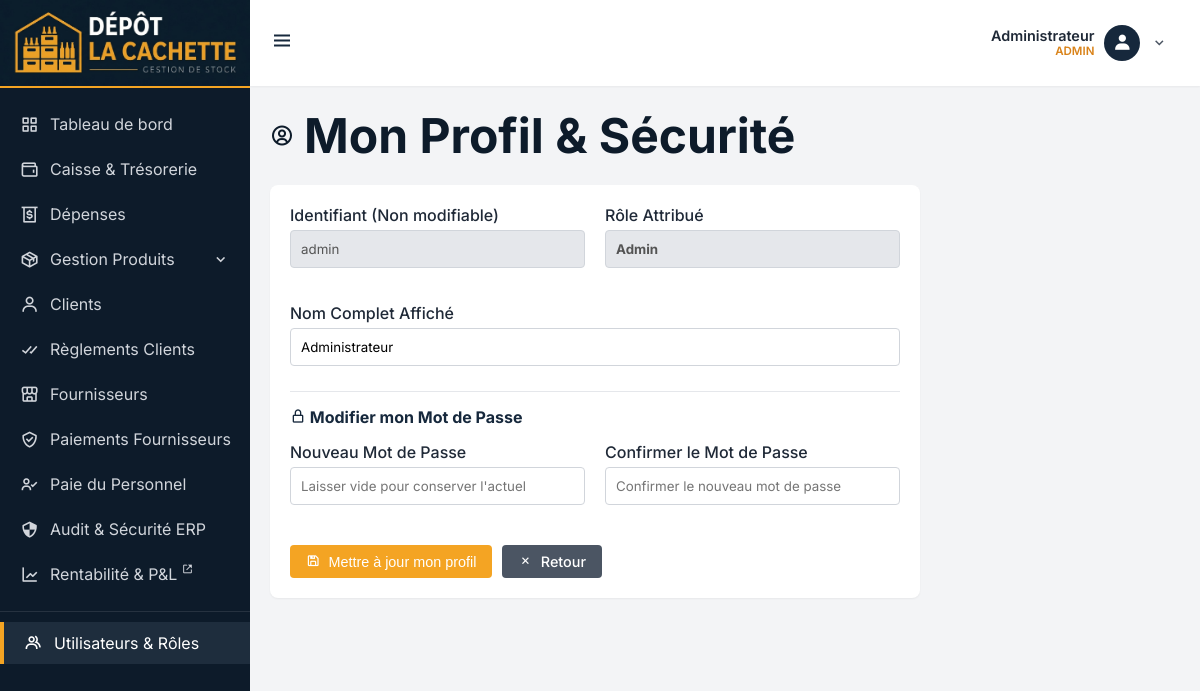
/public/users/profile (signed in), run on the app's committed database.
### tables this page shows
CREATE TABLE `users` (
    `id` INT AUTO_INCREMENT PRIMARY KEY,
    `username` VARCHAR(50) NOT NULL UNIQUE,
    `full_name` VARCHAR(100) DEFAULT NULL,
    `password_hash` VARCHAR(255) NOT NULL,
    `role` ENUM('Admin', 'Caissier', 'Vendeur') NOT NULL DEFAULT 'Vendeur',
    `is_active` TINYINT(1) NOT NULL DEFAULT 1,
    `created_at` TIMESTAMP DEFAULT CURRENT_TIMESTAMP
);

### app/Controllers/UsersController.php (called while the page is built, shortened)
<?php
class UsersController extends Controller {
    private $model;
    public function __construct() { $this->model = new UsersModel(); }
    public function profile() {
        $currentUserId = $_SESSION['user']['id'] ?? 1;
        $user = $this->model->getById($currentUserId);
        $message = $_SESSION['profile_message'] ?? null;
        $this->view('pages/users/profile', [
            'title' => 'Mon Profil & Sécurité',
            'active_menu' => 'users',
            'user' => $user,
            'message' => $message
        ]);
    }
}

### public/index.php (called while the page is built, shortened)
<?php
spl_autoload_register(function ($class) {
    $prefix = 'App\\';
    $base_dir = APP . '/';
    $len = strlen($prefix);
    $relative_class = substr($class, $len);
    $file = $base_dir . str_replace('\\', '/', $relative_class) . '.php';
});
$router = new Router();
$router->dispatch($_SERVER['REQUEST_URI']);

### app/Models/UsersModel.php (called while the page is built, shortened)
<?php
class UsersModel {
    private $db;
    public function __construct() { $this->db = Database::getInstance()->getConnection(); }
    public function getById($id) {
        $stmt = $this->db->prepare("SELECT * FROM users WHERE id = ?");
        $stmt->execute([$id]);
        return $stmt->fetch();
    }
}

### app/Core/Database.php (called while the page is built, shortened)
<?php
class Database {
    private static $instance = null;
    private $pdo;
    private function __construct() {
        $dsn = "mysql:host=" . DB_HOST . ";dbname=" . DB_NAME . ";charset=utf8mb4";
        $options = [
            PDO::ATTR_ERRMODE            => PDO::ERRMODE_EXCEPTION,
            PDO::ATTR_DEFAULT_FETCH_MODE => PDO::FETCH_ASSOC,
            PDO::ATTR_EMULATE_PREPARES   => false,
        ];
        try {
            $this->pdo = new PDO($dsn, DB_USER, DB_PASS, $options);
        } catch (PDOException $e) {
            die("Erreur de connexion à la base de données : " . $e->getMessage());
        }
    }
    public static function getInstance() {
        if (self::$instance === null) {
            self::$instance = new Database();
        }
        return self::$instance;
    }
    public function getConnection() {
        return $this->pdo;
    }
}

### app/Views/layout/main.php (the view, shortened to what this page needs)
<?php
$currentUser = $_SESSION['user'] ?? ['username' => 'admin', 'full_name' => 'Administrateur', 'role' => 'Admin'];
$isProduitsActive = isset($active_menu) && in_array($active_menu, ['produits', 'achats', 'ventes', 'tournees', 'stock', 'emballages']);
$hideSidebar = !empty($hide_sidebar);
?>
<!DOCTYPE html>
<html lang="fr">
<head>
    <link rel="stylesheet" href="<?= BASE_URL ?>/assets/css/inter.css">
    <link rel="stylesheet" href="<?= BASE_URL ?>/assets/css/boxicons.min.css">
    <link rel="stylesheet" href="<?= BASE_URL ?>/assets/css/style.css">
</head>
<body>
    <div class="app-container" id="app-container" style="<?= $hideSidebar ? 'display: block;' : '' ?>">
        <?php if (!$hideSidebar): ?>
        <aside class="sidebar" id="sidebar">
            <div class="sidebar-header" style="justify-content: center;">
                <img src="<?= BASE_URL ?>/assets/img/logo.jpg" class="logo-full" alt="Logo" onerror="this.src='https://via.placeholder.com/250x60/F4A423/FFFFFF?text=LC'">
            </div>
            <ul class="sidebar-menu">
                <li>
                    <a href="<?= BASE_URL ?>/home" class="<?= (isset($active_menu) && $active_menu == 'dashboard') ? 'active' : '' ?>">
                        <i class='bx bx-grid-alt'></i>
                        <span>Tableau de bord</span>
                    </a>
                </li>
                <li>
                    <a href="<?= BASE_URL ?>/caisse" class="<?= (isset($active_menu) && $active_menu == 'caisse') ? 'active' : '' ?>">
                        <i class='bx bx-wallet'></i>
                        <span>Caisse & Trésorerie</span>
                    </a>
                </li>
                <li>
                    <a href="<?= BASE_URL ?>/depenses" class="<?= (isset($active_menu) && $active_menu == 'depenses') ? 'active' : '' ?>">
                        <i class='bx bx-money-withdraw'></i>
                        <span>Dépenses</span>
                    </a>
                </li>
                <li class="sidebar-dropdown <?= $isProduitsActive ? 'open active' : '' ?>">
                    <a href="javascript:void(0)" class="dropdown-toggle <?= $isProduitsActive ? 'active' : '' ?>" id="gestion-produits-toggle">
                        <i class='bx bx-package'></i>
                        <span>Gestion Produits</span>
                        <i class='bx bx-chevron-down arrow'></i>
                    </a>
                </li>
                <li>
                    <a href="<?= BASE_URL ?>/clients" class="<?= (isset($active_menu) && $active_menu == 'clients') ? 'active' : '' ?>">
                        <i class='bx bx-user'></i>
                        <span>Clients</span>
                    </a>
                </li>
                <li>
                    <a href="<?= BASE_URL ?>/reglements" class="<?= (isset($active_menu) && $active_menu == 'reglements') ? 'active' : '' ?>">
                        <i class='bx bx-check-double'></i>
                        <span>Règlements Clients</span>
                    </a>
                </li>
                <li>
                    <a href="<?= BASE_URL ?>/fournisseurs" class="<?= (isset($active_menu) && $active_menu == 'fournisseurs') ? 'active' : '' ?>">
                        <i class='bx bx-store-alt'></i>
                        <span>Fournisseurs</span>
                    </a>
                </li>
                <li>
                    <a href="<?= BASE_URL ?>/paiements-fournisseurs" class="<?= (isset($active_menu) && $active_menu == 'paiements_fournisseurs') ? 'active' : '' ?>">
                        <i class='bx bx-check-shield'></i>
                        <span>Paiements Fournisseurs</span>
                    </a>
                </li>
                <li>
                    <a href="<?= BASE_URL ?>/payroll" class="<?= (isset($active_menu) && $active_menu == 'payroll') ? 'active' : '' ?>">
                        <i class='bx bx-user-check'></i>
                        <span>Paie du Personnel</span>
                    </a>
                </li>
                <li>
                    <a href="<?= BASE_URL ?>/audit" class="<?= (isset($active_menu) && $active_menu == 'audit') ? 'active' : '' ?>">
                        <i class='bx bx-shield-quarter'></i>
                        <span>Audit & Sécurité ERP</span>
                    </a>
                </li>
                <li>
                    <a href="<?= BASE_URL ?>/rentabilite" target="_blank" class="<?= (isset($active_menu) && $active_menu == 'rentabilite') ? 'active' : '' ?>" title="Ouvrir la rentabilité dans un nouvel onglet">
                        <i class='bx bx-line-chart'></i>
                        <span>Rentabilité & P&L <i class='bx bx-link-external' style="font-size: 0.72rem; vertical-align: super;"></i></span>
                    </a>
                </li>
                <li style="margin-top: 15px; border-top: 1px solid rgba(255, 255, 255, 0.1); padding-top: 10px;">
                    <a href="<?= BASE_URL ?>/users" class="<?= (isset($active_menu) && $active_menu == 'users') ? 'active' : '' ?>">
                        <i class='bx bx-group'></i>
                        <span>Utilisateurs & Rôles</span>
                    </a>
                </li>
            </ul>
        </aside>
        <?php endif; ?>
        <main class="main-content" style="<?= $hideSidebar ? 'margin-left: 0; width: 100%; max-width: 1440px; margin: 0 auto; padding: 20px;' : '' ?>">
            <header class="top-header" style="<?= $hideSidebar ? 'margin-bottom: 20px; border-radius: 12px;' : '' ?>">
                <?php if ($hideSidebar): ?>
                    <div style="display: flex; align-items: center; gap: 12px;">
                        <img src="<?= BASE_URL ?>/assets/img/fav.jpg" style="height: 36px; width: 36px; border-radius: 8px;" alt="Logo" onerror="this.src='https://via.placeholder.com/36'">
                        <span style="font-weight: 800; font-size: 1.1rem; color: var(--c-navy);">Dépôt La Cachette &mdash; <span style="color: #0284C7; font-size: 0.95rem; font-weight: 700;">Rapport Exécutif de Rentabilité</span></span>
                    </div>
                <?php else: ?>
                    <button class="toggle-btn" id="sidebar-toggle">
                        <i class='bx bx-menu'></i>
                    </button>
                <?php endif; ?>
                <div class="user-dropdown-container" id="user-dropdown-container">
                    <div class="user-info" id="user-profile-trigger">
                        <div class="user-text-details">
                            <span class="user-name"><?= htmlspecialchars($currentUser['full_name'] ?: $currentUser['username']) ?></span>
                            <span class="user-role-badge"><?= htmlspecialchars($currentUser['role']) ?></span>
                        </div>
                        <div class="user-avatar-circle">
                            <i class='bx bxs-user'></i>
                        </div>
                        <i class='bx bx-chevron-down dropdown-arrow'></i>
                    </div>
                </div>
            </header>
            <div class="page-content">
                <?php
                if (isset($contentView) && file_exists($contentView)) {
                    require $contentView;
                } elseif (isset($viewFile) && file_exists($viewFile)) {
                    require $viewFile;
                }
                ?>
            </div>
        </main>
    </div>
</body>
</html>

### app/Views/pages/users/profile.php (shortened to what this page needs)
<div class="page-title">
    <i class='bx bx-user-circle'></i>
    <h1>Mon Profil & Sécurité</h1>
</div>
<div class="card" style="max-width: 650px;">
    <div class="card-body">
        <form action="<?= BASE_URL ?>/users/saveProfile" method="POST">
            <div class="dashboard-grid">
                <div class="form-group">
                    <label class="form-label">Identifiant (Non modifiable)</label>
                    <input type="text" class="form-control" value="<?= htmlspecialchars($user['username'] ?? '') ?>" disabled style="background: var(--c-gray-200);">
                </div>
                <div class="form-group">
                    <label class="form-label">Rôle Attribué</label>
                    <input type="text" class="form-control" value="<?= htmlspecialchars($user['role'] ?? '') ?>" disabled style="background: var(--c-gray-200); font-weight: bold;">
                </div>
            </div>
            <div class="form-group">
                <label class="form-label">Nom Complet Affiché</label>
                <input type="text" name="full_name" class="form-control" required value="<?= htmlspecialchars($user['full_name'] ?? '') ?>" placeholder="Votre nom">
            </div>
            <div style="margin: 25px 0 15px; padding-top: 15px; border-top: 1px solid var(--c-gray-200);">
                <h3 style="font-size: 1rem; color: var(--c-navy); margin-bottom: 15px;"><i class='bx bx-lock-alt'></i> Modifier mon Mot de Passe</h3>
            </div>
            <div class="dashboard-grid">
                <div class="form-group">
                    <label class="form-label">Nouveau Mot de Passe</label>
                    <input type="password" name="password" class="form-control" placeholder="Laisser vide pour conserver l'actuel">
                </div>
                <div class="form-group">
                    <label class="form-label">Confirmer le Mot de Passe</label>
                    <input type="password" name="confirm_password" class="form-control" placeholder="Confirmer le nouveau mot de passe">
                </div>
            </div>
            <div style="margin-top: 25px; display: flex; gap: 10px;">
                <button type="submit" class="btn btn-accent"><i class='bx bx-save'></i> Mettre à jour mon profil</button>
                <a href="<?= BASE_URL ?>/home" class="btn btn-primary" style="background-color: var(--c-gray-600);"><i class='bx bx-x'></i> Retour</a>
            </div>
        </form>
    </div>
</div>

### data on the page
users: full_name "Administrateur", role "ADMIN", username "admin", role "Admin"
